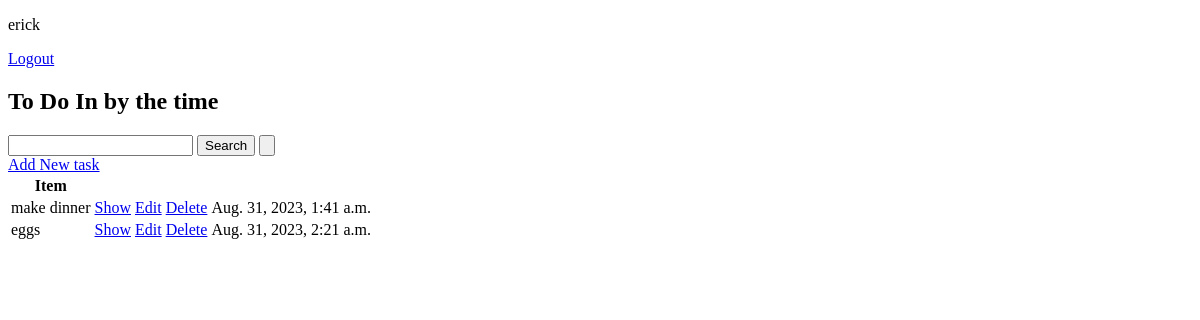
Before: / (signed in) with the older database file.
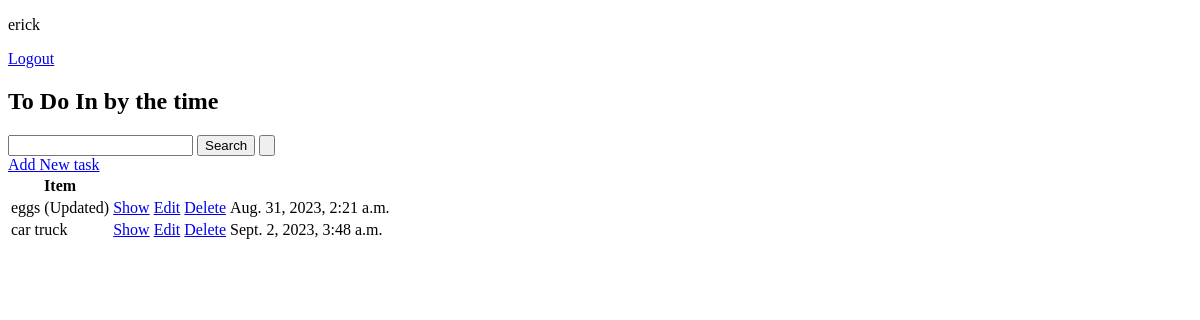
After: the same page with the newer database file.
### fapp/models.py (models this page shows, shortened)
class Task(models.Model):
    user = models.ForeignKey(User, on_delete=models.CASCADE, null=True, blank=True)
    title = models.CharField(max_length=100)
    content = models.TextField(null=True, blank=True)
    complete = models.BooleanField(default=False)
    create = models.DateTimeField(auto_now_add=True)
    class Meta:
        ordering = ['complete']

### fapp/views.py (the view)
# urls.py: path('', TaskList.as_view(), name='tasks'),
class TaskList(LoginRequiredMixin, ListView):
    model = Task
    context_object_name = 'tasks'
    def get_context_data(self, **kwargs):
        contex = super().get_context_data(**kwargs)
        contex['tasks'] = contex['tasks'].filter(user=self.request.user)
        contex['count'] = contex['tasks'].filter(complete=False).count()
        search_input = self.request.GET.get('search-area') or ''
        if search_input:
            contex['tasks'] = contex['tasks'].filter(title__icontains=search_input)
        return contex

### fapp/templates/fapp/task_list.html (shortened to what this page needs)
<!DOCTYPE html>
<html lang="en">
<head>
</head>
<body>
<div>
    <section>
        {% if request.user.is_authenticated %}
            <p>{{request.user}}</p>
            <a href=" {% url 'logout' %} ">Logout</a>
        {% else %}
            <a href="{% url 'login' %}">Login</a>
        {% endif %}
        <h1>To Do In by the time</h1>
        <form method="GET">
            <input type="text" value="{{search_input}}" name="search-area" >
            <input type="submit" value="Search">
            <input type="submit" value="{{show_all}}" name="s_all">
        </form>
        <a href="{% url 'task-create' %}">Add New task</a>
        <table>
            <tr>
                <th>Item</th>
            </tr>
            {% for task in tasks %}
                <tr>
                    <td>{{task.title}}</td>
                    <td><a href="{% url 'task' task.id %}">Show</a></td>
                    <td><a href="{% url 'task-update' task.id %}">Edit</a></td>
                    <td><a href="{% url 'task-delete' task.id %}">Delete</a></td>
                    <td>{{task.create}}</td>
                </tr>
                {% empty %}
                    <h3>No items on list</h3>
            {% endfor %}
        </table>
    </section>
</div>
</body>
</html>

Changed rows visible on the page:
removed Task: title "make dinner", create "Aug. 31, 2023, 1:41 a.m."
changed Task: title "eggs" → "eggs (Updated)"
added Task: title "car truck", create "Sept. 2, 2023, 3:48 a.m."
